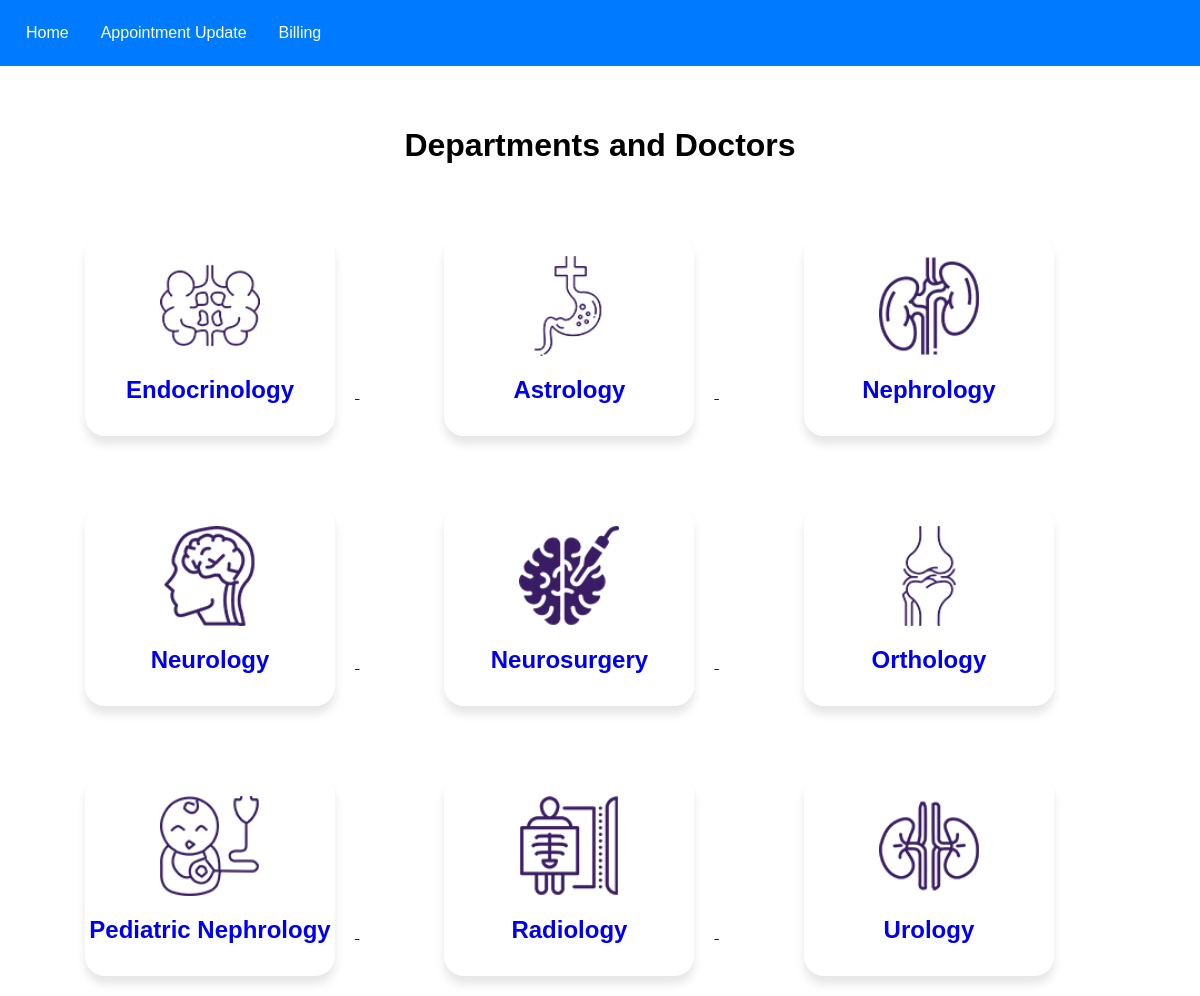
/_admin_department, run on the app's committed database.
### hospital_admin/models.py (models this page shows, shortened)
class Department(models.Model):
    name = models.CharField(max_length=100)
    image = models.ImageField(upload_to="department", blank=False)

### hospital_staff/views.py (the view)
# urls.py: path('_admin_department', views.admin_department, name='admin_department'),
def admin_department(request):
    doctor = Doctor.objects.all()
    department = Department.objects.all()
    return render(request, 'staff/department.html', {'department': department, 'doctor': doctor})

### templates/staff/department.html (shortened to what this page needs)
{% extends 'staff/base.html' %}
{% block content %}
<div class="department-body">
    <center>
        <h1>Departments and Doctors</h1>
    </center>
    <div id="departmentCards">
        {% for i in department %}
            <a href="#">
                <div class="card-wrapper">
                    <div class="specialities-card">
                        <div class="specialities-card-img">
                            <img src="{{ i.image.url }}" alt="">
                        </div>
                        <div class="specialities-card-text">
                            <h2>{{ i.name }}</h2>
                        </div>
                    </div>
                </div>
            </a>
        {% endfor %}
    </div>
</div>
{% endblock %}

### static/staff/nav.css (style rules this page uses)
body { font-family: Arial, sans-serif; margin: 0; padding: 0; text-decoration:none; }
.card-wrapper { margin-left:85px; display:inline-block; justify-content:center; }
.specialities-card { text-align:center; margin-top:50px; margin-right:20px; margin-bottom:20px; width:250px; height:200px; border-radius:20px; box-shadow: 0 8px 10px rgba(0, 0, 0, 0.1); background-color:white; }
.specialities-card-img { display:block; width:250px; height:100px; padding-top:20px; }
.specialities-card-img img { height:100%; }
.specialities-card-text { width:250px; height:50px; }

### data on the page
Department: image (picture), name "Endocrinology"
Department: image (picture), name "Astrology"
Department: image (picture), name "Nephrology"
Department: image (picture), name "Neurology"
Department: image (picture), name "Neurosurgery"
Department: image (picture), name "Orthology"
Department: image (picture), name "Pediatric Nephrology"
Department: image (picture), name "Radiology"
Department: image (picture), name "Urology"
